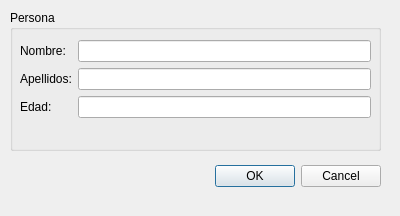
<?xml version="1.0" encoding="UTF-8"?>
<ui version="4.0">
 <class>NuevaPersonaDialog</class>
 <widget class="QDialog" name="NuevaPersonaDialog">
  <property name="geometry">
   <rect>
    <x>0</x>
    <y>0</y>
    <width>400</width>
    <height>216</height>
   </rect>
  </property>
  <property name="windowTitle">
   <string>Dialog</string>
  </property>
  <widget class="QDialogButtonBox" name="buttonBox">
   <property name="geometry">
    <rect>
     <x>40</x>
     <y>160</y>
     <width>341</width>
     <height>32</height>
    </rect>
   </property>
   <property name="orientation">
    <enum>Qt::Horizontal</enum>
   </property>
   <property name="standardButtons">
    <set>QDialogButtonBox::Cancel|QDialogButtonBox::Ok</set>
   </property>
  </widget>
  <widget class="QGroupBox" name="groupBox">
   <property name="geometry">
    <rect>
     <x>10</x>
     <y>10</y>
     <width>371</width>
     <height>141</height>
    </rect>
   </property>
   <property name="title">
    <string>Persona</string>
   </property>
   <widget class="QWidget" name="formLayoutWidget">
    <property name="geometry">
     <rect>
      <x>10</x>
      <y>30</y>
      <width>351</width>
      <height>91</height>
     </rect>
    </property>
    <layout class="QFormLayout" name="formLayout">
     <item row="0" column="0">
      <widget class="QLabel" name="nombreLabel">
       <property name="text">
        <string>Nombre:</string>
       </property>
      </widget>
     </item>
     <item row="0" column="1">
      <widget class="QLineEdit" name="nombreLineEdit"/>
     </item>
     <item row="1" column="0">
      <widget class="QLabel" name="apellidosLabel">
       <property name="text">
        <string>Apellidos:</string>
       </property>
      </widget>
     </item>
     <item row="1" column="1">
      <widget class="QLineEdit" name="apellidosLineEdit"/>
     </item>
     <item row="2" column="0">
      <widget class="QLabel" name="edadLabel">
       <property name="text">
        <string>Edad:</string>
       </property>
      </widget>
     </item>
     <item row="2" column="1">
      <widget class="QLineEdit" name="edadLineEdit"/>
     </item>
    </layout>
   </widget>
  </widget>
 </widget>
 <resources/>
 <connections>
  <connection>
   <sender>buttonBox</sender>
   <signal>accepted()</signal>
   <receiver>NuevaPersonaDialog</receiver>
   <slot>accept()</slot>
   <hints>
    <hint type="sourcelabel">
     <x>248</x>
     <y>254</y>
    </hint>
    <hint type="destinationlabel">
     <x>157</x>
     <y>274</y>
    </hint>
   </hints>
  </connection>
  <connection>
   <sender>buttonBox</sender>
   <signal>rejected()</signal>
   <receiver>NuevaPersonaDialog</receiver>
   <slot>reject()</slot>
   <hints>
    <hint type="sourcelabel">
     <x>316</x>
     <y>260</y>
    </hint>
    <hint type="destinationlabel">
     <x>286</x>
     <y>274</y>
    </hint>
   </hints>
  </connection>
 </connections>
</ui>
